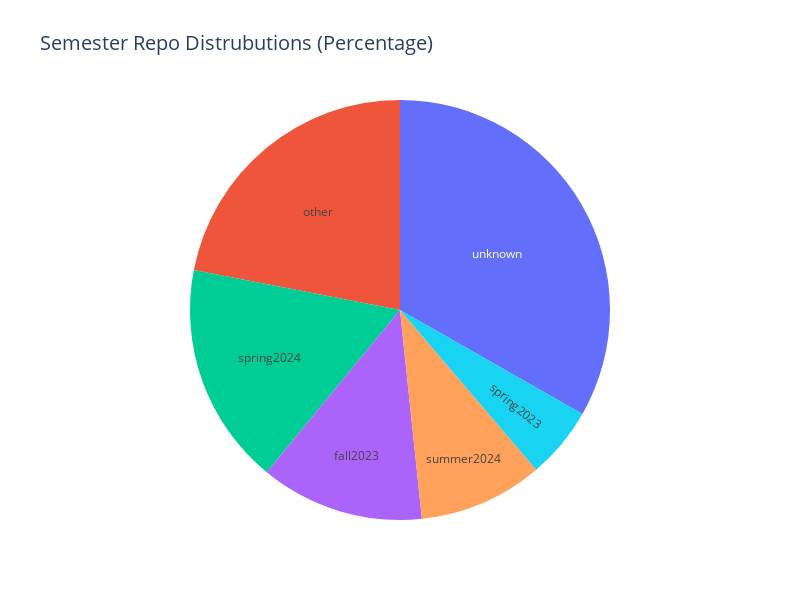

Here is the notebook cell this chart was saved with:
### Code cell
sem_count = nbgitpuller_textPayload_df_pull_normal.semester.value_counts()
sem_count5 = dict(sem_count[:5])
sem_count5['other'] = sem_count[5:].sum()
sem_count5 = pd.DataFrame(sem_count5.items(), columns = ['semester', 'counts'])

fig = px.pie(sem_count5, values = 'counts', names='semester', title='Semester Repo Distrubutions (Percentage)')

fig.update_traces(
    textinfo='label',  
    hoverinfo='label+percent',  
    hovertemplate='<b>%{label}</b>: %{percent:.2%}'
)

fig.update_layout(
    width=800,  
    height=600, 
    title_font_size=20,
    showlegend=False
)
fig.show()

### Figure 1 — Plotly figure (JSON) as saved in the notebook; plotly's stock layout.template omitted (floating-point values rounded to 4 significant figures)
{"data": [{"domain": {"x": [0, 1], "y": [0, 1]}, "hoverinfo": "label+percent", "hovertemplate": "<b>%{label}</b>: %{percent:.2%}", "labels": ["unknown", "spring2024", "fall2023", "summer2024", "spring2023", "other"], "legendgroup": "", "name": "", "showlegend": true, "textinfo": "label", "type": "pie", "values": [4483, 2306, 1700, 1290, 745, 2961]}], "layout": {"height": 600, "legend": {"tracegroupgap": 0}, "showlegend": false, "title": {"font": {"size": 20}, "text": "Semester Repo Distrubutions (Percentage)"}, "width": 800}}
